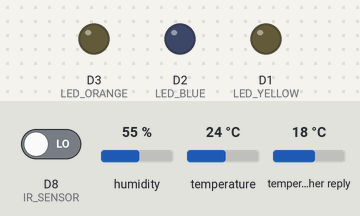
Bench run of a sketch on a simulated ESP8266 (NodeMCU). Parts: output pins drawn as LEDs (lit = HIGH). Dashed ring = blinking. The test bench sets the inputs (shaded band); at power-on: D8 (IR_SENSOR) LOW, temperature 24 °C, temperature in the weather reply 18 °C, humidity 55 %. WiFi joins after 1.5 s; servers stay silent unless stated; web services answer with replies made up by the test bench; what the sketch prints to the serial monitor is not drawn.

Above: at 3.0 s.
3.1 s: D8 (IR_SENSOR) driven HIGH
At 4.2 s:
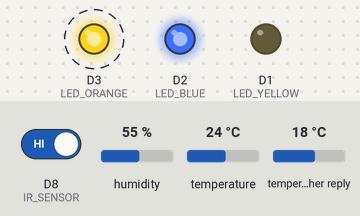
6.8 s: D8 (IR_SENSOR) driven LOW
At 10.2 s:
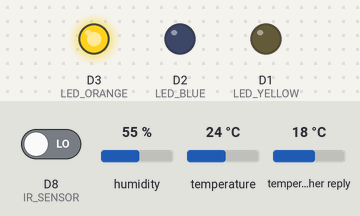
11.3 s: temperature set to 20 °C
16.3 s: temperature in the weather reply set to 15 °C
At 22.4 s:
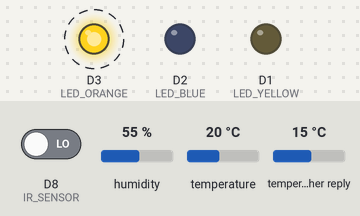
26.0 s: temperature set to 17 °C
27.5 s: humidity set to 22 %
At 28.4 s:
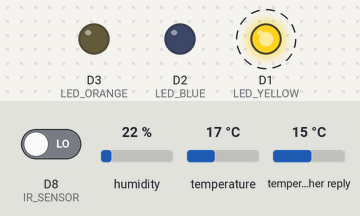
Timing chart, 0 to 32.5 s (numbered marks = the images above; inputs shaded):
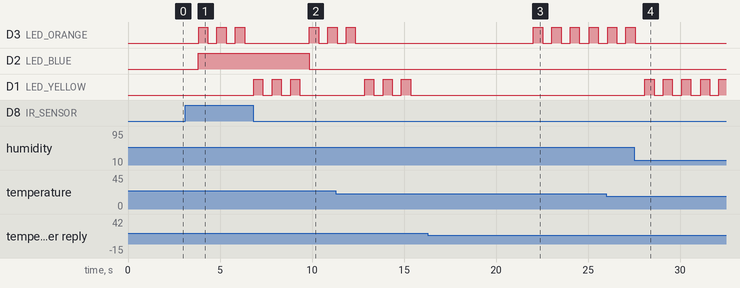

Measured:
- the behaviour switches between 17 and 16 °C on temperature in the weather reply (found by bisection; images 2 and 3)
- after the input at 3.1 s, D2 (LED_BLUE): LOW → HIGH after 0.73 s
- after the input at 6.8 s, D2 (LED_BLUE): HIGH → LOW after 3.1 s
- after the input at 16.3 s, D3 (LED_ORANGE): alternates HIGH for 0.50 s and LOW for 0.50 s, starting after 5.7 s
- after the input at 27.5 s, D1 (LED_YELLOW): alternates HIGH for 0.50 s and LOW for 0.50 s, starting after 0.59 s
- by itself, D1 (LED_YELLOW): alternates HIGH for 0.50 s and LOW for 0.50 s

The sketch:

smartHome.ino
```cpp
#define BLYNK_TEMPLATE_ID "Add you Blynk Template ID"
#define BLYNK_TEMPLATE_NAME "Add your Blynk template name"
#define BLYNK_AUTH_TOKEN "Your auth token"

#include <BlynkSimpleEsp8266.h>
#include <ESP8266WiFi.h>
#include <DHT.h>
#include <ArduinoJson.h>
#include <ESP8266HTTPClient.h>

// WiFi & Blynk Credentials
char ssid[] = "Wifi_Name";
char pass[] = "Wifi_Password";
char auth[] = "Blynk_auth_token";

#define DHTPIN D4
#define DHTTYPE DHT11
DHT dht(DHTPIN, DHTTYPE);

#define IR_SENSOR D8
#define LED_ORANGE D3
#define LED_YELLOW D1
#define LED_BLUE D2
//openWeatherMap API
const char* apiKey = "Your_API_key";
const char* lat = "latitude_value";
const char* lon = "longitude_value";

String weatherAPI = "http://api.openweathermap.org/data/2.5/weather?lat=" +
                 String(lat) + "&lon=" + String(lon) +
                 "&appid=" + String(apiKey) + "&units=metric";

// Global Variables
float tempSensor, humSensor;
float tempAPI, humAPI;
String weather;

BlynkTimer timer;

String messageV8 = " Monitoring System Active. ";
int scrollPosV8 = 0;

// Function to scroll text on V8 (Alerts)
void scrollTextV8() {
    int textLength = messageV8.length();
    String displayText = messageV8.substring(scrollPosV8, scrollPosV8 + 16);

    if (scrollPosV8 + 16 > textLength) {
        displayText += messageV8.substring(0, (scrollPosV8 + 16) - textLength);
    }

    Blynk.virtualWrite(V8, displayText);

    scrollPosV8++;
    if (scrollPosV8 >= textLength) scrollPosV8 = 0;
}

// Function to fetch weather data
void getWeatherData() {
    HTTPClient http;
    WiFiClient client;
    http.begin(client, weatherAPI);
    int httpCode = http.GET();

    if (httpCode > 0) {
        String payload = http.getString();
        DynamicJsonDocument doc(1024);
        deserializeJson(doc, payload);

        tempAPI = doc["main"]["temp"];
        humAPI = doc["main"]["humidity"];
        weather = doc["weather"][0]["main"].as<String>();

        Blynk.virtualWrite(V3, tempAPI);
        Blynk.virtualWrite(V2, humAPI);
        Blynk.virtualWrite(V4, "Weather: " + weather); // No scrolling here
        Blynk.virtualWrite(V8, (weather == "Rain" || weather == "Storm") ? "Bad Weather" : "You can go out Today! ");

    } else {
        Blynk.virtualWrite(V4, "Weather Fetch Failed!");
    }
    http.end();
}

// Function to blink LED for alerts
void blinkLED(int pin) {
    for (int i = 0; i < 3; i++) {
        digitalWrite(pin, HIGH);
        delay(500);
        digitalWrite(pin, LOW);
        delay(500);
    }
}

// Function to check alerts and send notifications
void checkAlerts() {
    if (abs(tempSensor - tempAPI) > 3) {
        Serial.println("⚠️ TEMPERATURE ALERT: Significant temperature difference detected.");

        Blynk.logEvent("temp_alert", "⚠️ Temperature Difference Detected\n"
                       "🏠 Indoor: " + String(tempSensor) + "°C\n"
                       "🌍 Outdoor: " + String(tempAPI) + "°C\n"
                       "🔎 Please check ventilation or heating/cooling adjustments.");

        blinkLED(LED_ORANGE);
    }

    if (abs(humSensor - humAPI) > 10) {
        Serial.println("⚠️ HUMIDITY ALERT: Significant humidity variation detected.");

        if (humAPI > humSensor) {
            Blynk.logEvent("humidity_alert", "⚠️ Humidity Alert\n"
                           "🏠 Indoor: " + String(humSensor) + "%\n"
                           "🌍 Outdoor: " + String(humAPI) + "%\n"
                           "🔎 Consider increasing indoor ventilation to balance humidity.");
        } else {
            Blynk.logEvent("humidity_alert", "⚠️ Humidity Alert\n"
                           "🏠 Indoor: " + String(humSensor) + "%\n"
                           "🌍 Outdoor: " + String(humAPI) + "%\n"
                           "🔎 Reduce ventilation to maintain indoor humidity levels.");
        }

        blinkLED(LED_YELLOW);
    }
}

// Function to read sensors and update Blynk
void readSensors() {
    tempSensor = dht.readTemperature();
    humSensor = dht.readHumidity();
    int motion = digitalRead(IR_SENSOR);

    Blynk.virtualWrite(V0, tempSensor);
    Blynk.virtualWrite(V1, humSensor);
    Blynk.virtualWrite(V5, motion ? "Motion Detected" : "No Motion");

    messageV8 = (weather == "Rain" || weather == "Storm") ? "Bad Weather" : "You can go out Today! ";

    if (motion) {
        Serial.println("⚠ Motion Detected! Turning ON LED.");
        digitalWrite(LED_BLUE, HIGH);  // Turn ON LED for motion detection
        Blynk.logEvent("motion_detected", "⚠ Motion Detected at Home!");
    } else {
        Serial.println("✅ No Motion. Turning OFF LED.");
        digitalWrite(LED_BLUE, LOW);  // Turn OFF LED when no motion
    }

    if (tempSensor > 30) {
        Blynk.logEvent("high_temperature", "🔥 High Temperature Alert: " + String(tempSensor) + "°C!");
    }

    checkAlerts();
}

void setup() {
    Serial.begin(115200);
    dht.begin();
    Blynk.begin(auth, ssid, pass);

    pinMode(IR_SENSOR, INPUT);
    pinMode(LED_ORANGE, OUTPUT);
    pinMode(LED_YELLOW, OUTPUT);
    pinMode(LED_BLUE, OUTPUT);

    timer.setInterval(500L, scrollTextV8);  // Scroll LCD V8 (Alerts)
    timer.setInterval(10000L, getWeatherData);  // Fetch API data every 10s
    timer.setInterval(2000L, readSensors);  // Read sensors every 2s
}

void loop() {
    Blynk.run();
    timer.run();
}
```
